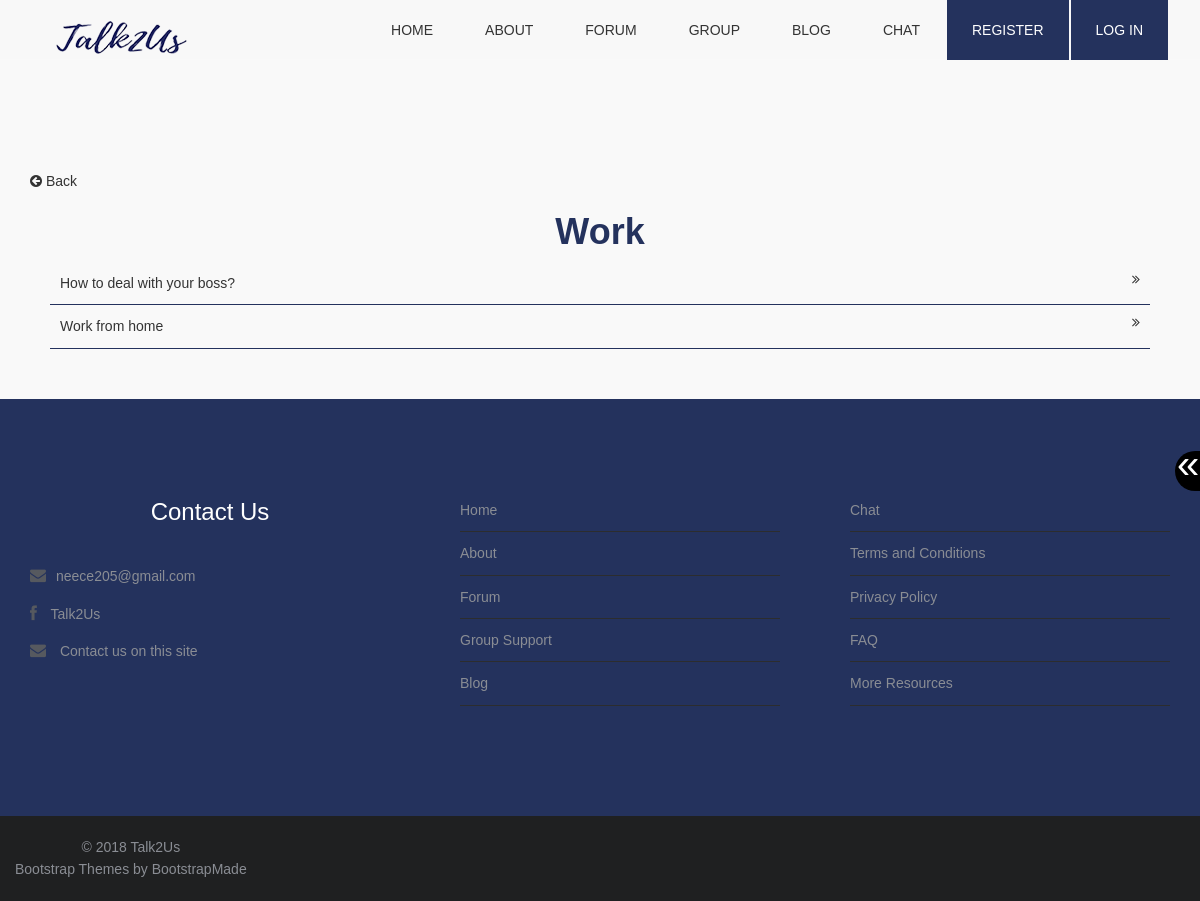
Screenshot of /forumCategory.php?categoryID=5 with the database file from the repository.
### tables this page shows
CREATE TABLE `forumcategory` (
  `categoryID` int(10) NOT NULL,
  `categoryName` varchar(255) NOT NULL
);

CREATE TABLE `forumtopic` (
  `topicID` int(10) NOT NULL,
  `topicName` varchar(255) NOT NULL,
  `categoryID` int(10) NOT NULL
);

### forumCategory.php (the view, shortened to what this page needs)
<?php
	require_once("function.php");
	include "database_conn.php";
	if (isset($_GET["categoryID"])) {
		$catID = $_GET["categoryID"];
	}
	else {
		header("Location: forum.php");
	}
	$results_per_page = 10;
	if(!isset($_GET['page'])){
		$page = 1;
	}else {
		$page = $_GET['page'];
	}
	$this_page_first_result = ($page-1)*$results_per_page;
	$sqlForumCat = "SELECT categoryName
					FROM forumCategory
					WHERE categoryID = $catID";
	$rsForumCat = mysqli_query($conn,$sqlForumCat)
	or die(mysqli_error($conn));
	$resultForumCat = mysqli_fetch_array($rsForumCat);
	$categoryName 		= $resultForumCat['categoryName'];
	$sqlForumTopic = "SELECT *
					FROM forumTopic
					WHERE categoryID = $catID
					ORDER BY topicName
					LIMIT ".$this_page_first_result.",".$results_per_page;
	$rsForumTopic = mysqli_query($conn,$sqlForumTopic)
	or die(mysqli_error($conn));
	echo makePageStart("ImaSuperFan - $categoryName");
	echo makeNav("");
	echo resizeButtons();
?>
<section class="box">
	<div class="container top-content">
<a href="forum.php" class="backButton"><p><i class="fa fa-arrow-circle-left fa-1x"></i> Back</p></a>
<?php
	echo "<h1><strong>$categoryName</strong></h1>";
	if (mysqli_affected_rows($conn)>0) {
		while($row = mysqli_fetch_assoc($rsForumTopic)){
			$id				= 	$row["topicID"];
			$name           =   $row["topicName"];
			echo "<div class=\"row itemRow clearLeft clearRight\">";
			echo "<a href=\"forumTopic.php?topicID=$id\"><p class=\"floatLeft\" >$name</p>";
			echo "<i class=\"fa fa-angle-double-right fa-1x floatRight\"></i></a>";
			echo "</div>";
		}
	} else {
		echo noexist("Topic");
		echo "<a href=\"forum.php\"><p>Return to forum</p></a>";
		echo "<a href=\"index.php\"><p>Return to homepage</p></a>";
	}
?>
</div>
</section>
<?php
	echo makeFooter();
  ?>

### css/style.css (style rules this page uses)
body { font-family: Arial, Helvetica, sans-serif; font-size:14px; font-weight:300; line-height:1.6em; color:#333; background-color:#fff; }
h1 { text-align:center; color: #24325D; }
p { color:#333; }
a { text-decoration:none; transition: all 0.1s ease-in-out; -moz-transition: all 0.1s ease-in-out; -webkit-transition: all 0.1s ease-in-out; -o-transition: all 0.1s ease-in-out; outline: none; color:#333; }
section.box { background-color:#f9f9f9; text-align:left; padding-top:50px; padding-bottom:50px; }
.inner-footer ul li,a { list-style:none; }
.top-content { margin-top: 120px !important; }
.backButton { cursor: pointer; }
.itemRow { border-bottom: 1px solid #24325D !important; margin-left: 20px; margin-right: 20px; padding: 10px; }
.itemRow p { margin-bottom: 0px; }
.clearRight { clear: right; }
.floatRight { float: right; }
.floatLeft { float: left; }
.clearLeft { clear: left; }

### rows the page displays
forumcategory: categoryName "Work"
forumtopic: topicName "How to deal with your boss?"
forumtopic: topicName "Work from home"
